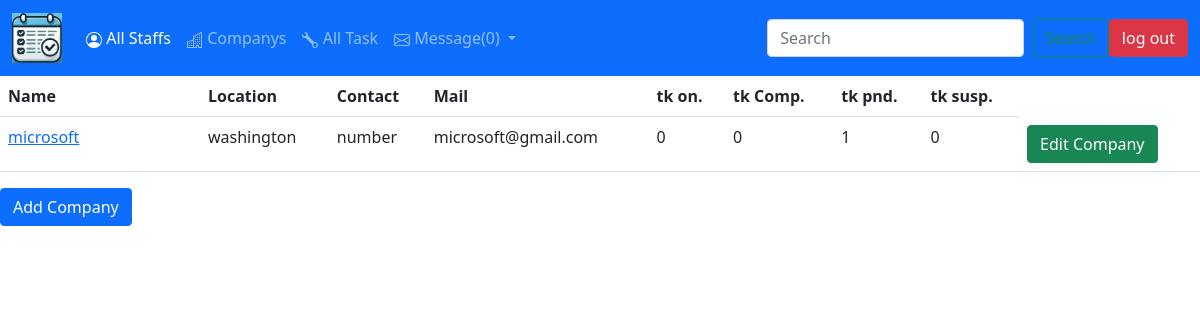
The page /company-list (signed in) on the database its author committed.
### main.py (models this page shows)
class Company(db.Model):
    __tablename__ = 'company'
    id = db.Column(db.Integer, primary_key=True)
    name = db.Column(db.String(30), nullable=False)
    location = db.Column(db.String(30), nullable=False)
    contact = db.Column(db.String(30))
    mail = db.Column(db.String(30))
    task = relationship("Task", back_populates='company_name', lazy='subquery')

### main.py (the view, shortened to what this page needs)
@app.route("/company-list", methods=['GET', 'POST'])
@login_required
@admin_only
def companyList():
    colhead = ('name', 'location', 'contact', 'mail')
    with app.app_context():
        data1 = db.session.query(Company).all()
    details = company_taskinfo(data1)
    return render_template('companylist.html', info=details, data=data1, db_head=colhead, webpage='company', num_mail=mail_counter())

### functionality.py (called while the page is built)
def company_taskinfo(companys):
    company_info = {}
    for company in companys:
        tsk_on = [task for task in company.task if task.status=='On going']
        tsk_comp = [task for task in company.task if task.status=='Complete']
        tsk_sus = [task for task in company.task if task.status=='Suspended']
        tsk_pen = [task for task in company.task if task.status == 'Pending']
        company_info[company.name] = (len(tsk_on), len(tsk_comp), len(tsk_pen), len(tsk_sus))
    return company_info

### main.py (called while the page is built)
@login_manager.user_loader
def load_user(user_id):
    return db.get_or_404(User, user_id)

def mail_counter():
    messages = db.session.query(Messages).all()
    messages = [message for message in messages if message.receiver == current_user.id_name]
    messages = [message for message in messages if message.read is False]
    return len(messages)

def admin_only(funct):
    @wraps(funct)
    def decorated_function(*args, **kwargs):
        if current_user.privilege != 'Administrator':
            return abort(403, "You don't have access to URL")
        return funct(*args, **kwargs)
    return decorated_function

### templates/companylist.html (shortened to what this page needs)
{% extends 'header.html'%}
{% block content %}
<table class="table table-hover">
    <tr>
        {% for details in db_head %}
                <th>{{(details).capitalize()}}</th>
        {% endfor %}
        <th>tk on.</th>
        <th>tk Comp.</th>
        <th>tk pnd.</th>
        <th>tk susp.</th>
        </tr>
        {% for details in data %}
        <tr>
            <td class="col-2"><a href="{{url_for('task_list', company=details.id, status='None')}}">{{details.name}}</a></td>
            <td>{{details.location}}</td>
            <td>{{details.contact}}</td>
            <td>{{details.mail}}</td>
            <td>{{info[details.name][0]}}</td>
            <td>{{info[details.name][1]}}</td>
             <td>{{info[details.name][2]}}</td>
            <td>{{info[details.name][3]}}</td>
            <td><a href="{{url_for('editCompany', company_id=details.id)}}"><button type="button" class="btn btn-success">Edit Company</button></a></td>
        </tr>
        {% endfor %}
  </table>
    <div class="dropdown-content">
    <div class='row'>
        <div class='col-2'>
            <a href="{{url_for('addCompany')}}"><button type="button" class="btn btn-primary">Add Company</button></a>
        </div>
    </div>
    </div>
{% endblock %}

### rows shown on the page
Company: name "microsoft", location "washington", contact "number", mail "microsoft@gmail.com", name "0", name "1"

### other values the page prints
{{ num_mail }} "0"
{{ (details).capitalize() }} "Name" "Location" "Contact" "Mail"
